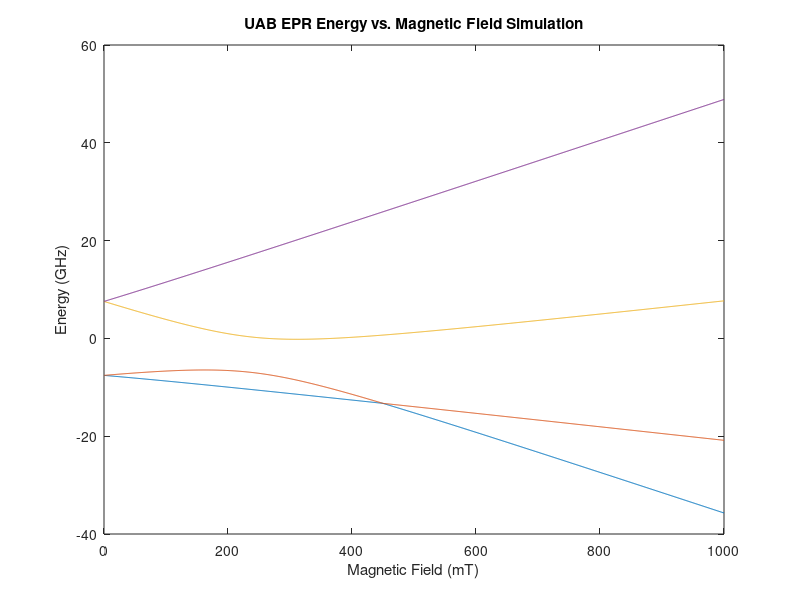

The MATLAB script that drew this image:

%%%%%%%%%%%% IMPORTANT %%%%%%%%%%%%
% The MatLab eig() function returns eigenvalues in ascending order,
% therefore it looks like traces never cross if you zoom in enough. They do
% in fact cross, it just looks like the traces bounce off each other.

clear B_0;
clear g;
clear theta;
clear H;
clear eigenvals;
clear eigenvecs;
clear i;

%%%%%%%%%%%% Diagonalization of Spin Hamiltonian %%%%%%%%%%%%

% Define spin operators

S_z = [3/2 0 0 0;...
       0 1/2 0 0;...
       0 0 -1/2 0;
       0 0 0 -3/2];
       
 
S_x = [0 sqrt(3)/2 0 0;...
       sqrt(3)/2 0 1 0;...
       0 1 0 sqrt(3)/2;...
       0 0 sqrt(3)/2 0];


S_y = [0 sqrt(3)/2i 0 0;...
       -sqrt(3)/2i 0 1/i 0;...
       0 -1/i 0 sqrt(3)/2i;...
       0 0 -sqrt(3)/2i 0];
 
% Spin operators squared
S_xx = S_x * S_x;
S_yy = S_y * S_y;
S_zz = S_z * S_z;
   
% Spin number
s = 3/2;

% Matrix of S^2 eigenvalue
S_sq = s*(s+1) * eye(2*s + 1);

% Assign static magnetic field and constants
B_0 = linspace(0,1000,1001); % static magnetic field in mT
u_0 = 13.996; % Bohr magneton-MHz/mT
g = 2.002319;

for i = 1:length(B_0)
    
    term1 = g*u_0*B_0(i)*S_z;
    term2 = (3*2213)*(S_zz - (1/3)*S_sq); % b20/cm^-1 = 0.2213 (cm^-1*3*10^4 in MHz) 
    term3 = (1/3)*(3*2091)*(S_xx - S_yy); % b22/cm^-1 = 0.2091 Bushcher and Lehmann
    
    H = term1 + term2 + term3;
    
    [V,E] = eig(H,'vector'); % V is matrix of eigenvectors, D is column of eigenvalues
    
    eigenvals(:,i) = E/1000; % each individual E is the ith column in eigenval
    eigenvecs(:,:,i) = V; % each individual V is the ith item in eigenvecs               
    % eigenvecs is not used, but nice to have for reference
    % basis is |s,m>
    
end

% Assemble data
eigenvals_vs_BField_data = [transpose(B_0),transpose(eigenvals)];

% plot
for i = 2:size(eigenvals_vs_BField_data,2)
    plot(B_0,eigenvals_vs_BField_data(:,i))
    hold on
end

title('UAB EPR Energy vs. Magnetic Field Simulation');
xlabel('Magnetic Field (mT)');
ylabel('Energy (GHz)');
